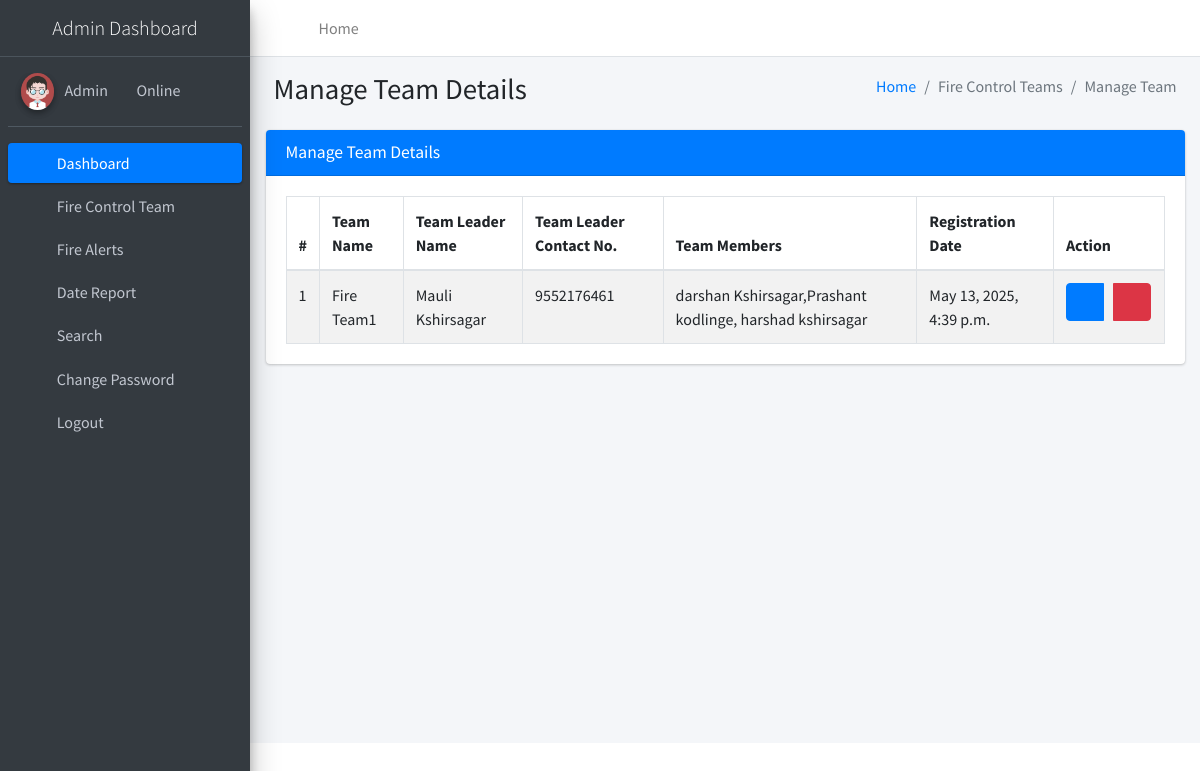
The app's page /manageTeam (signed in) with its own data.
### firereport/models.py (models this page shows, shortened)
class Teams(models.Model):
    teamName = models.CharField(max_length=200, null=True)
    teamLeaderName = models.CharField(max_length=250, null=True)
    teamLeadMobno = models.CharField(max_length=15, null=True)
    teamMembers = models.CharField(max_length=300, null=True)
    postingDate = models.DateTimeField(auto_now_add=True)

### firereport/views.py (the view)
# urls.py: path('manageTeam', manageTeam, name='manageTeam'),
def manageTeam(request):
    if not request.user.is_authenticated:
        return redirect('admin_login')
    teams = Teams.objects.all()
    return render(request, 'admin/manageTeam.html', locals())

### firereport/templates/admin/manageTeam.html
{% extends 'adminNavbar.html' %}
{% block main %}
{% load static %}
<section class="content">
    <div class="content-header">
        <div class="container-fluid">
            <div class="row mb-2">
                <div class="col-sm-6">
                    <h1 class="m-0">Manage Team Details</h1>
                </div>
                <div class="col-sm-6">
                    <ol class="breadcrumb float-sm-right">
                        <li class="breadcrumb-item"><a href="{% url 'dashboard' %}">Home</a></li>
                        <li class="breadcrumb-item active">Fire Control Teams</li>
                        <li class="breadcrumb-item active">Manage Team</li>
                    </ol>
                </div>
            </div>
        </div>
    </div>
    <div class="container-fluid">
        <div class="row">
            <div class="col-md-12">
                <div class="card card-primary">
                    <div class="card-header">
                        <h3 class="card-title">Manage Team Details</h3>
                    </div>
                    <div class="card-body">
                        <table id="example1" class="table table-bordered table-striped">
                            <thead>
                            <tr>
                                <th>#</th>
                                <th>Team Name</th>
                                <th>Team Leader Name</th>
                                <th>Team Leader Contact No.</th>
                                <th>Team Members</th>
                                <th>Registration Date</th>
                                <th>Action</th>
                            </tr>
                            </thead>
                            <tbody>
                            {% for i in teams %}
                            <tr>
                                <td>{{forloop.counter}}</td>
                                <td>{{i.teamName}}</td>
                                <td>{{i.teamLeaderName}}</td>
                                <td>{{i.teamLeadMobno}}</td>
                                <td>{{i.teamMembers}}</td>
                                <td>{{i.postingDate}}</td>
                                <td>
                                    <div class="btn-group">
                                        <a class="btn btn-primary" href="{% url 'editTeam' i.id %}"><i class="fa fa-edit"></i></a> &nbsp;&nbsp;&nbsp;
                                        <a class="btn btn-danger" onclick="return confirm('Are you sure to Delete ?')" href="{% url 'deleteTeam' i.id %}"><i
                                            class="fa fa-trash-alt"></i></a>
                                    </div>
                                </td>
                            </tr>
                            {% endfor %}
                            </tbody>
                        </table>
                    </div>
                </div>
            </div>
        </div>
    </div>
</section>
{% endblock %}

### records on screen
Teams: teamName "Fire Team1", teamLeaderName "Mauli Kshirsagar", teamLeadMobno "9552176461", teamMembers "darshan Kshirsagar,Prashant kodlinge, harshad kshirsagar", postingDate "May 13, 2025, 4:39 p.m."
